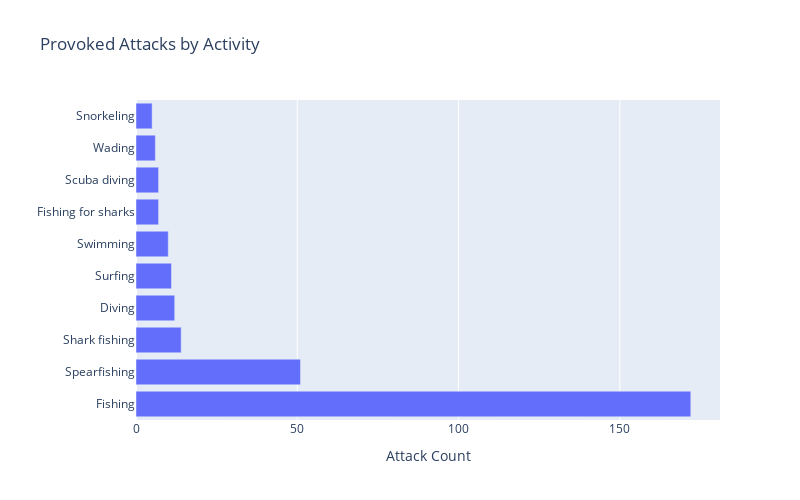

This figure's notebook cell:
### Markdown cell above
**Bivariate Analysis on Shark Species****

### Code cell
prov_activity = sha[sha.Type == 'Provoked'].groupby('Activity')['Activity'].count().sort_values(ascending=False)[:10]

fig = px.bar(prov_activity, x=prov_activity.values, y=prov_activity.index, orientation='h', labels={'index':'','x':'Attack Count'},
            title = 'Provoked Attacks by Activity')
fig.update_layout(height=500, width=800)
fig.show()

### Figure 1 — Plotly figure (JSON) as saved in the notebook; plotly's stock layout.template omitted (floating-point values rounded to 4 significant figures)
{"data": [{"alignmentgroup": "True", "hovertemplate": "Attack Count=%{x}<br>=%{y}<extra></extra>", "legendgroup": "", "marker": {"color": "#636efa", "pattern": {"shape": ""}}, "name": "", "offsetgroup": "", "orientation": "h", "showlegend": false, "textposition": "auto", "type": "bar", "x": [172, 51, 14, 12, 11, 10, 7, 7, 6, 5], "xaxis": "x", "y": ["Fishing", "Spearfishing", "Shark fishing", "Diving", "Surfing", "Swimming", "Fishing for sharks", "Scuba diving", "Wading", "Snorkeling"], "yaxis": "y"}], "layout": {"barmode": "relative", "height": 500, "legend": {"tracegroupgap": 0}, "title": {"text": "Provoked Attacks by Activity"}, "width": 800, "xaxis": {"anchor": "y", "domain": [0.0, 1.0], "title": {"text": "Attack Count"}}, "yaxis": {"anchor": "x", "domain": [0.0, 1.0], "title": {"text": ""}}}}
